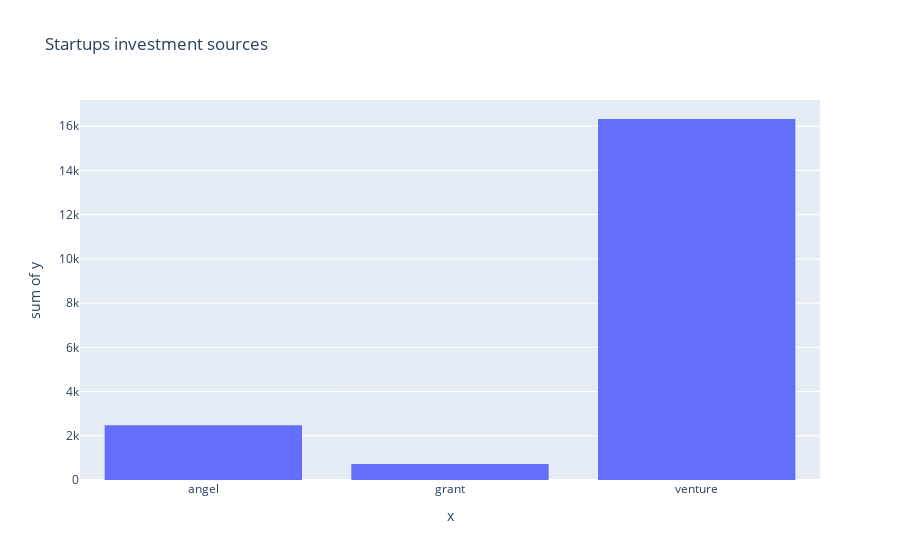

Notebook source saved alongside this figure:
### Markdown cell above
Most of the startups were founded after 2000

### Code cell
fig = px.histogram(x=['angel', 'grant', 'venture'], y=[len(df[df['angel']!=0]),len(df[df['grant']!=0]), len(df[df['venture']!=0])], title='Startups investment sources');
fig.show()

### Figure 1 — Plotly figure (JSON) as saved in the notebook; plotly's stock layout.template omitted (floating-point values rounded to 4 significant figures)
{"data": [{"alignmentgroup": "True", "bingroup": "x", "histfunc": "sum", "hovertemplate": "x=%{x}<br>sum of y=%{y}<extra></extra>", "legendgroup": "", "marker": {"color": "#636efa", "pattern": {"shape": ""}}, "name": "", "offsetgroup": "", "orientation": "v", "showlegend": false, "type": "histogram", "x": ["angel", "grant", "venture"], "xaxis": "x", "y": [2472, 728, 16327], "yaxis": "y"}], "layout": {"barmode": "relative", "legend": {"tracegroupgap": 0}, "title": {"text": "Startups investment sources"}, "xaxis": {"anchor": "y", "domain": [0, 1], "title": {"text": "x"}}, "yaxis": {"anchor": "x", "domain": [0, 1], "title": {"text": "sum of y"}}}}
